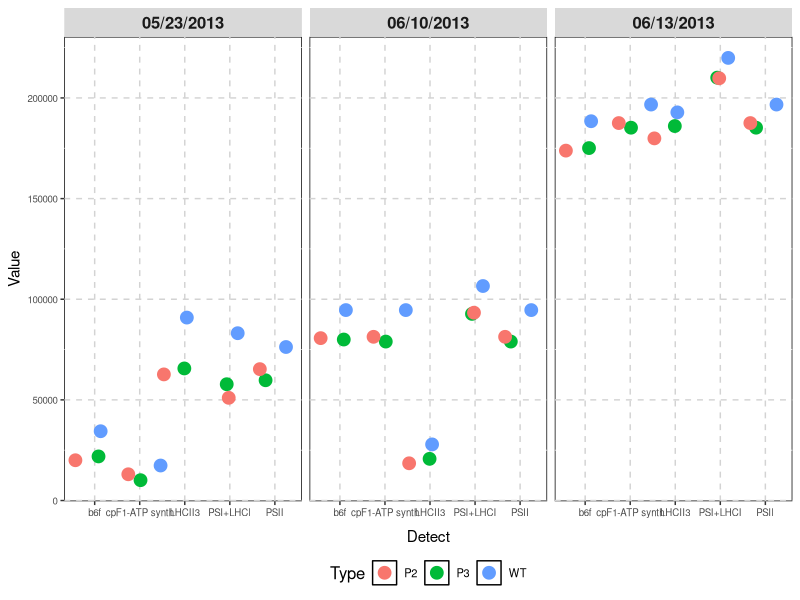
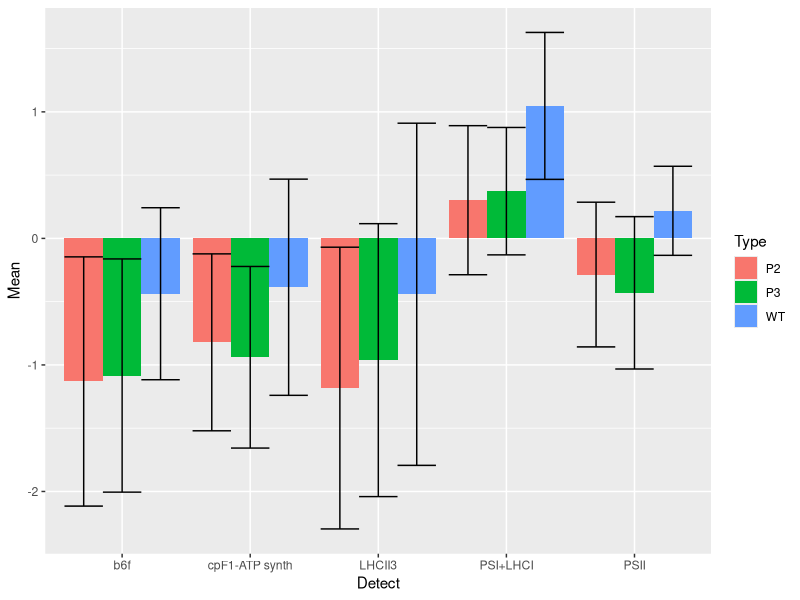

Recreate these plots in R, in order.
library(reshape2)
library(dplyr)
library(ggplot2)

size_mod <- -5
cool_theme <- theme(plot.background=element_rect(fill = "transparent",
                                                 colour = "transparent"),
                    panel.grid.major = element_line(colour="lightgrey", linetype = "dashed"),
                    panel.background = element_rect(fill = "transparent",colour = "black"),
                    legend.background = element_rect(fill="NA"),
                    legend.position = "bottom",
                    axis.text = element_text(size=12 + size_mod),
                    axis.title.x = element_text(size=16 + size_mod, vjust = -1), 
                    axis.title.y = element_text(size=16 + size_mod, vjust = 1),
                    strip.text = element_text(size=17 + size_mod, face = "bold"),
                    legend.text = element_text(size=13 + size_mod), 
                    legend.title = element_text(size=17 + size_mod),
                    plot.title = element_text(size=20 + size_mod))

dat <- read.csv("dat.csv", header = FALSE)
colnames(dat) <- c("Detect", "Type", "05/23/2013", "06/10/2013", "06/17/2013", "06/13/2013")
dat <- dat[, -5]
#dat[, -c(1, 2)] <- scale(dat[, -c(1, 2)])

mdat <- melt(dat, variable.name = "Date", value.name = "Value")

dodge <- position_dodge(width=0.9)

sumdat <- mdat %>% group_by(Detect, Date) %>% mutate(z = scale(Value)) %>% 
  ungroup %>% group_by(Detect, Type) %>% summarize(Mean = mean(z), SD = sd(z)) %>%
  mutate(Up = Mean + SD, Low = Mean - SD)


mdat %>% ggplot(aes(x = Detect, y = Value, fill = Type, colour = Type, label = Date)) +
  #geom_boxplot(position = dodge, alpha = 0.2, outlier.colour = NA) + 
  geom_point(size = 4, position = position_jitterdodge(jitter.width = 0.6, dodge.width = 0.9)) +
  cool_theme +
  facet_wrap(~Date, nrow = 1)


BLs <- mdat %>% filter(Type == "WT") %>% group_by(Date) %>% summarise(BL = mean(Value), BLsd = sd(Value))
bldat <- dat

bldat[, -c(1, 2)] <- sapply(1L:length(BLs), function(i)
  (dat[, 2 + i] - unlist(BLs[i, "BL"]))/unlist(BLs[i, "BLsd"]))
bmdat <- melt(bldat, variable.name = "Date", value.name = "Value")
bmdat %>% group_by(Detect, Type) %>% summarise(Mean = mean(Value), SD = sd(Value)) %>%
  mutate(Up = Mean + SD, Low = Mean - SD) %>%
  ggplot(aes(x = Detect, y = Mean, fill = Type)) +
  geom_bar(stat = "identity", position = dodge) +
  geom_errorbar(aes(ymin = Low, ymax = Up), position = dodge)
